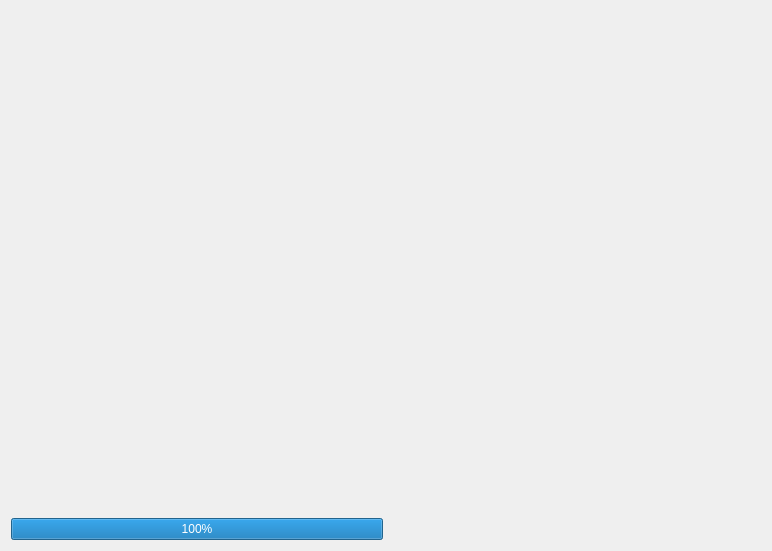
<?xml version="1.0" encoding="UTF-8"?>
<ui version="4.0">
 <class>potg_ingame</class>
 <widget class="QWidget" name="potg_ingame">
  <property name="geometry">
   <rect>
    <x>0</x>
    <y>0</y>
    <width>772</width>
    <height>551</height>
   </rect>
  </property>
  <property name="windowTitle">
   <string>Form</string>
  </property>
  <layout class="QGridLayout" name="gridLayout">
   <item row="1" column="0">
    <widget class="QProgressBar" name="health_bar">
     <property name="layoutDirection">
      <enum>Qt::RightToLeft</enum>
     </property>
     <property name="autoFillBackground">
      <bool>false</bool>
     </property>
     <property name="value">
      <number>100</number>
     </property>
     <property name="alignment">
      <set>Qt::AlignCenter</set>
     </property>
     <property name="textVisible">
      <bool>true</bool>
     </property>
     <property name="invertedAppearance">
      <bool>true</bool>
     </property>
     <property name="textDirection">
      <enum>QProgressBar::TopToBottom</enum>
     </property>
     <property name="format">
      <string>%p%</string>
     </property>
    </widget>
   </item>
   <item row="0" column="0" colspan="2">
    <spacer name="verticalSpacer">
     <property name="orientation">
      <enum>Qt::Vertical</enum>
     </property>
     <property name="sizeHint" stdset="0">
      <size>
       <width>20</width>
       <height>40</height>
      </size>
     </property>
    </spacer>
   </item>
   <item row="1" column="1">
    <spacer name="horizontalSpacer">
     <property name="orientation">
      <enum>Qt::Horizontal</enum>
     </property>
     <property name="sizeHint" stdset="0">
      <size>
       <width>40</width>
       <height>20</height>
      </size>
     </property>
    </spacer>
   </item>
  </layout>
 </widget>
 <resources/>
 <connections/>
</ui>
